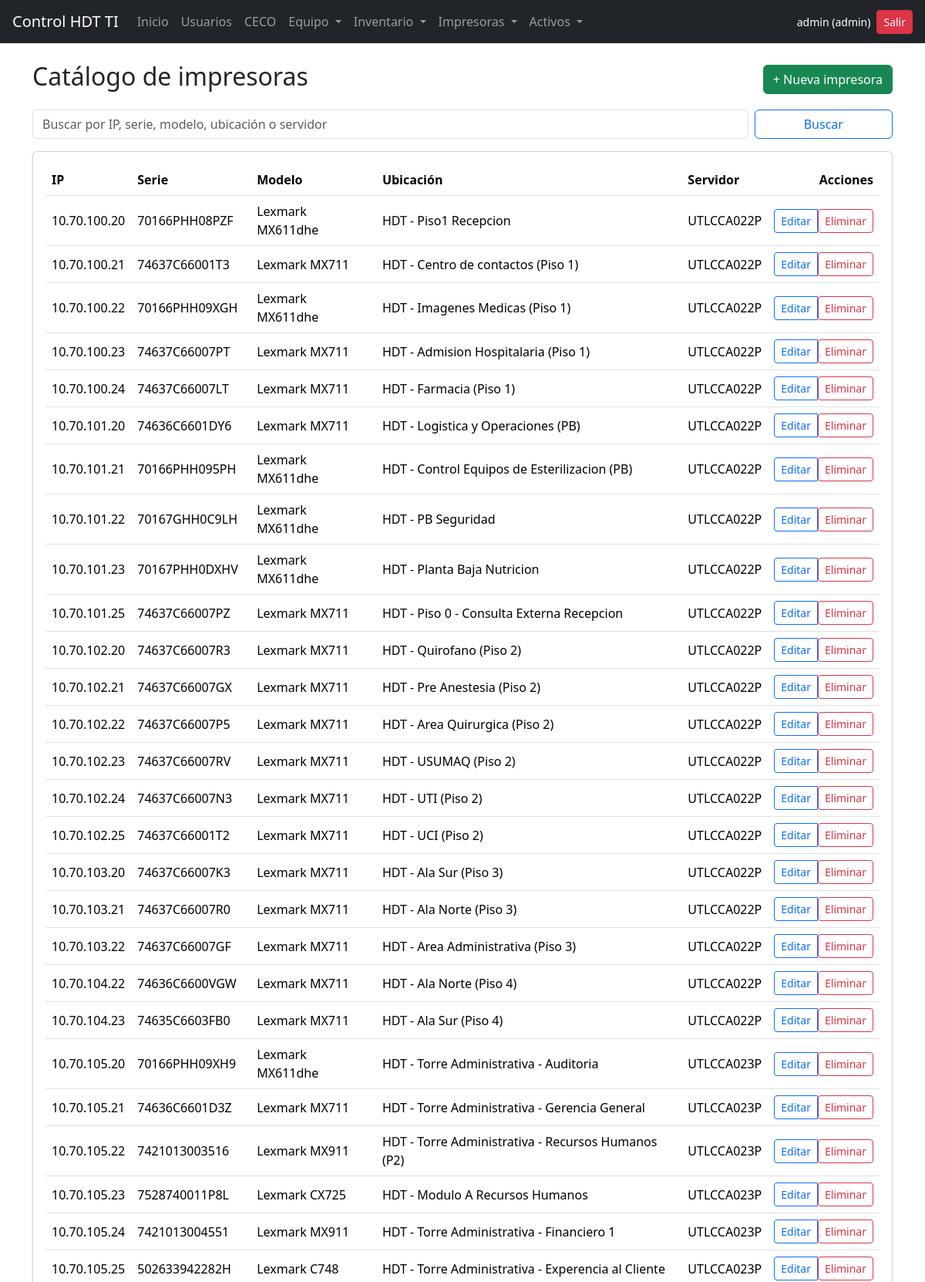
The app's page /impresoras/catalogo (signed in, upper part) with its own data.
### models/models.py (models this page shows, shortened)
class User(db.Model, UserMixin):
    id = db.Column(db.Integer, primary_key=True)
    username = db.Column(db.String(80), unique=True, nullable=False)
    password = db.Column(db.String(200), nullable=False)
    role = db.Column(db.String(20), nullable=False)  # admin | user
    entregas = db.relationship('EntregaEquipo', backref='usuario', lazy=True)
    reportes_impresora = db.relationship('ReporteImpresora', backref='usuario', lazy=True)

class Impresora(db.Model):
    id = db.Column(db.Integer, primary_key=True)
    ip = db.Column(db.String(50), unique=True, nullable=False)
    serie = db.Column(db.String(100), nullable=False)
    modelo = db.Column(db.String(100), nullable=False)
    ubicacion = db.Column(db.String(200), nullable=False)
    servidor = db.Column(db.String(100), nullable=False)

### routes/impresoras.py (the view, shortened to what this page needs)
@impresoras_bp.route("/catalogo")
@login_required
@admin_required
def catalogo_list():
    q = request.args.get("q", "").strip()
    query = Impresora.query
    impresoras = query.order_by(Impresora.ip.asc()).all()
    return render_template("impresoras/catalogo_list.html", impresoras=impresoras, q=q)

### app.py (called while the page is built)
@login_manager.user_loader
def load_user(user_id):
    return User.query.get(int(user_id))

### routes/utils.py (called while the page is built)
def admin_required(fn):
    @wraps(fn)
    def wrapper(*args, **kwargs):
        if not current_user.is_authenticated:
            abort(401)
        if current_user.role != "admin":
            abort(403)
        return fn(*args, **kwargs)
    return wrapper

### templates/impresoras/catalogo_list.html (shortened to what this page needs)
{% extends "base.html" %}
{% block content %}
<div class="d-flex justify-content-between align-items-center mb-3">
  <h2>Catálogo de impresoras</h2>
  <a href="{{ url_for('impresoras.catalogo_create') }}" class="btn btn-success">
    + Nueva impresora
  </a>
</div>
<form class="row g-2 mb-3" method="get">
  <div class="col-md-10">
    <input class="form-control" name="q" placeholder="Buscar por IP, serie, modelo, ubicación o servidor" value="{{ q }}">
  </div>
  <div class="col-md-2 d-grid">
    <button class="btn btn-outline-primary">Buscar</button>
  </div>
</form>
<div class="card shadow-sm">
  <div class="card-body">
    <div class="table-responsive">
      <table class="table table-hover align-middle">
        <thead>
          <tr>
            <th>IP</th>
            <th>Serie</th>
            <th>Modelo</th>
            <th>Ubicación</th>
            <th>Servidor</th>
            <th class="text-end">Acciones</th>
          </tr>
        </thead>
        <tbody>
          {% for i in impresoras %}
          <tr>
            <td>{{ i.ip }}</td>
            <td>{{ i.serie }}</td>
            <td>{{ i.modelo }}</td>
            <td>{{ i.ubicacion }}</td>
            <td>{{ i.servidor }}</td>
            <td class="text-end">
              <div class="btn-group" role="group">
                <a class="btn btn-sm btn-outline-primary"
                   href="{{ url_for('impresoras.catalogo_edit', imp_id=i.id) }}">
                  Editar
                </a>
                <form action="{{ url_for('impresoras.catalogo_delete', imp_id=i.id) }}" method="post" class="d-inline">
                  <button type="submit"
                          class="btn btn-sm btn-outline-danger"
                          data-confirm="¿Eliminar la impresora con IP {{ i.ip }}?">
                    Eliminar
                  </button>
                </form>
              </div>
            </td>
          </tr>
          {% else %}
          <tr>
            <td colspan="6" class="text-center text-muted py-4">
              No hay impresoras registradas.
            </td>
          </tr>
          {% endfor %}
        </tbody>
      </table>
    </div>
  </div>
</div>
{% endblock %}

### templates/base.html (shortened to what this page needs)
<!DOCTYPE html>
<html lang="es">
<head>
    <link href="https://cdn.jsdelivr.net/npm/bootstrap@5.3.3/dist/css/bootstrap.min.css" rel="stylesheet">
</head>
<body>
    <nav class="navbar navbar-expand-lg navbar-dark bg-dark px-3">
        {% if current_user.is_authenticated %}
        {% set home_url = url_for('admin.dashboard') if current_user.role == 'admin' else url_for('user.dashboard') %}
        {% else %}
        {% set home_url = url_for('auth.login') %}
        {% endif %}
        <a class="navbar-brand" href="{{ home_url }}">Control HDT TI</a>
        <div class="collapse navbar-collapse" id="navMain">
            <ul class="navbar-nav me-auto mb-2 mb-lg-0">
                {% if current_user.is_authenticated %}
                <li class="nav-item">
                    <a class="nav-link" href="{{ home_url }}">Inicio</a>
                </li>
                {% if current_user.role == 'admin' %}
                <li class="nav-item">
                    <a class="nav-link" href="{{ url_for('admin.users_list') }}">Usuarios</a>
                </li>
                <li class="nav-item">
                    <a class="nav-link" href="{{ url_for('ceco.list_ceco') }}">CECO</a>
                </li>
                {% endif %}
                <li class="nav-item dropdown">
                    <a class="nav-link dropdown-toggle" href="#" id="navEquipo" role="button" data-bs-toggle="dropdown"
                        aria-expanded="false">
                        Equipo
                    </a>
                </li>
                <li class="nav-item dropdown">
                    <a class="nav-link dropdown-toggle" href="#" id="navInventario" role="button"
                        data-bs-toggle="dropdown" aria-expanded="false">
                        Inventario
                    </a>
                </li>
                <li class="nav-item dropdown">
                    <a class="nav-link dropdown-toggle" href="#" id="navImpresoras" role="button"
                        data-bs-toggle="dropdown" aria-expanded="false">
                        Impresoras
                    </a>
                </li>
<li class="nav-item dropdown">
  <a class="nav-link dropdown-toggle" href="#" id="navActivos" role="button"
     data-bs-toggle="dropdown" aria-expanded="false">
    Activos
  </a>
</li>
                {% endif %}
            </ul>
            <div class="d-flex align-items-center gap-2">
                {% if current_user.is_authenticated %}
                <span class="text-white small">
                    {{ current_user.username }} ({{ current_user.role }})
                </span>
                <a href="{{ url_for('auth.logout') }}" class="btn btn-danger btn-sm">Salir</a>
                {% endif %}
            </div>
        </div>
    </nav>
    <div class="container mt-4">
        {% block content %}{% endblock %}
    </div>
</body>
</html>

### records on screen
User: username "admin", role "admin"
Impresora: ip "10.70.100.20", serie "70166PHH08PZF", modelo "Lexmark MX611dhe", ubicacion "HDT - Piso1 Recepcion", servidor "UTLCCA022P"
Impresora: ip "10.70.100.21", serie "74637C66001T3", modelo "Lexmark MX711", ubicacion "HDT - Centro de contactos (Piso 1)", servidor "UTLCCA022P"
Impresora: ip "10.70.100.22", serie "70166PHH09XGH", modelo "Lexmark MX611dhe", ubicacion "HDT - Imagenes Medicas (Piso 1)", servidor "UTLCCA022P"
Impresora: ip "10.70.100.23", serie "74637C66007PT", modelo "Lexmark MX711", ubicacion "HDT - Admision Hospitalaria (Piso 1)", servidor "UTLCCA022P"
Impresora: ip "10.70.100.24", serie "74637C66007LT", modelo "Lexmark MX711", ubicacion "HDT - Farmacia (Piso 1)", servidor "UTLCCA022P"
Impresora: ip "10.70.101.20", serie "74636C6601DY6", modelo "Lexmark MX711", ubicacion "HDT - Logistica y Operaciones (PB)", servidor "UTLCCA022P"
Impresora: ip "10.70.101.21", serie "70166PHH095PH", modelo "Lexmark MX611dhe", ubicacion "HDT - Control Equipos de Esterilizacion (PB)", servidor "UTLCCA022P"
Impresora: ip "10.70.101.22", serie "70167GHH0C9LH", modelo "Lexmark MX611dhe", ubicacion "HDT - PB Seguridad", servidor "UTLCCA022P"
Impresora: ip "10.70.101.23", serie "70167PHH0DXHV", modelo "Lexmark MX611dhe", ubicacion "HDT - Planta Baja Nutricion", servidor "UTLCCA022P"
Impresora: ip "10.70.101.25", serie "74637C66007PZ", modelo "Lexmark MX711", ubicacion "HDT - Piso 0 - Consulta Externa Recepcion", servidor "UTLCCA022P"
Impresora: ip "10.70.102.20", serie "74637C66007R3", modelo "Lexmark MX711", ubicacion "HDT - Quirofano (Piso 2)", servidor "UTLCCA022P"
Impresora: ip "10.70.102.21", serie "74637C66007GX", modelo "Lexmark MX711", ubicacion "HDT - Pre Anestesia (Piso 2)", servidor "UTLCCA022P"
Impresora: ip "10.70.102.22", serie "74637C66007P5", modelo "Lexmark MX711", ubicacion "HDT - Area Quirurgica (Piso 2)", servidor "UTLCCA022P"
Impresora: ip "10.70.102.23", serie "74637C66007RV", modelo "Lexmark MX711", ubicacion "HDT - USUMAQ (Piso 2)", servidor "UTLCCA022P"
Impresora: ip "10.70.102.24", serie "74637C66007N3", modelo "Lexmark MX711", ubicacion "HDT - UTI (Piso 2)", servidor "UTLCCA022P"
Impresora: ip "10.70.102.25", serie "74637C66001T2", modelo "Lexmark MX711", ubicacion "HDT - UCI (Piso 2)", servidor "UTLCCA022P"
Impresora: ip "10.70.103.20", serie "74637C66007K3", modelo "Lexmark MX711", ubicacion "HDT - Ala Sur (Piso 3)", servidor "UTLCCA022P"
Impresora: ip "10.70.103.21", serie "74637C66007R0", modelo "Lexmark MX711", ubicacion "HDT - Ala Norte (Piso 3)", servidor "UTLCCA022P"
Impresora: ip "10.70.103.22", serie "74637C66007GF", modelo "Lexmark MX711", ubicacion "HDT - Area Administrativa (Piso 3)", servidor "UTLCCA022P"
Impresora: ip "10.70.104.22", serie "74636C6600VGW", modelo "Lexmark MX711", ubicacion "HDT - Ala Norte (Piso 4)", servidor "UTLCCA022P"
Impresora: ip "10.70.104.23", serie "74635C6603FB0", modelo "Lexmark MX711", ubicacion "HDT - Ala Sur (Piso 4)", servidor "UTLCCA022P"
Impresora: ip "10.70.105.20", serie "70166PHH09XH9", modelo "Lexmark MX611dhe", ubicacion "HDT - Torre Administrativa - Auditoria", servidor "UTLCCA023P"
Impresora: ip "10.70.105.21", serie "74636C6601D3Z", modelo "Lexmark MX711", ubicacion "HDT - Torre Administrativa - Gerencia General", servidor "UTLCCA023P"
Impresora: ip "10.70.105.22", serie "7421013003516", modelo "Lexmark MX911", ubicacion "HDT - Torre Administrativa - Recursos Humanos (P2)", servidor "UTLCCA023P"
Impresora: ip "10.70.105.23", serie "7528740011P8L", modelo "Lexmark CX725", ubicacion "HDT - Modulo A Recursos Humanos", servidor "UTLCCA023P"
Impresora: ip "10.70.105.24", serie "7421013004551", modelo "Lexmark MX911", ubicacion "HDT - Torre Administrativa - Financiero 1", servidor "UTLCCA023P"
Impresora: ip "10.70.105.25", serie "502633942282H", modelo "Lexmark C748", ubicacion "HDT - Torre Administrativa - Experencia al Cliente", servidor "UTLCCA023P"
